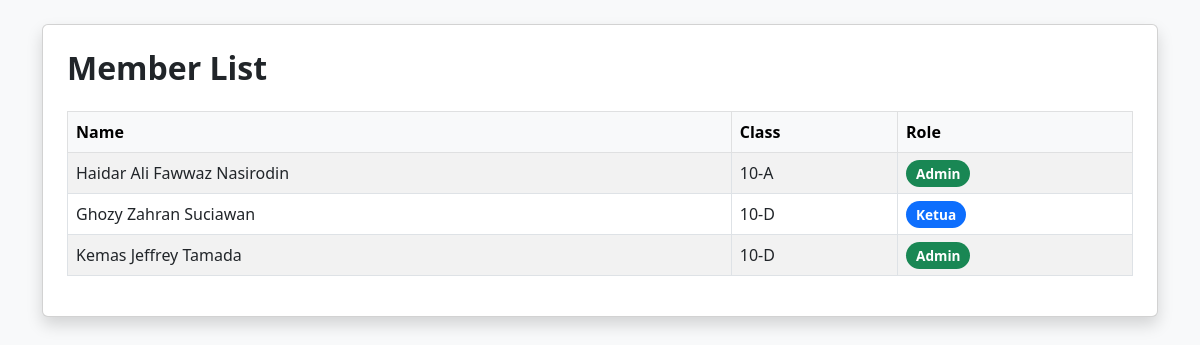
The app's page /member-list (signed in), older data.
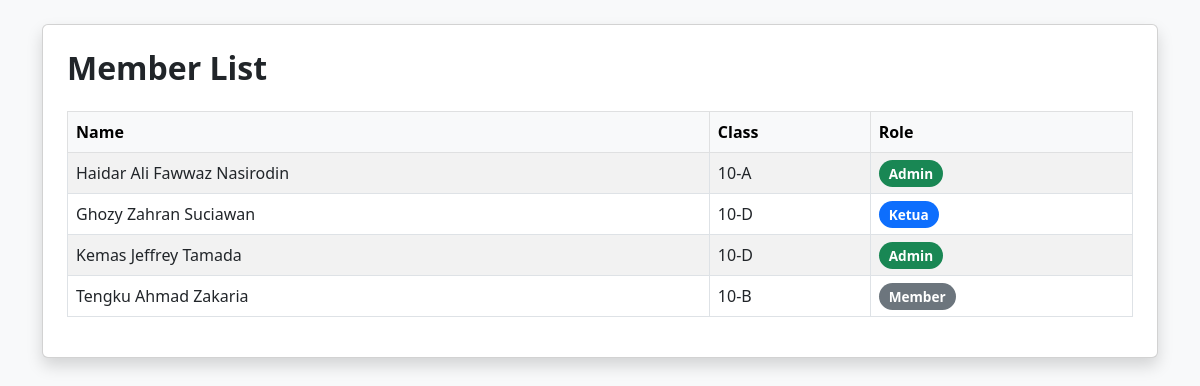
The same page, newer data.
### models.py (models this page shows)
class User(UserMixin, db.Model):
    id = db.Column(db.Integer, primary_key=True)
    username = db.Column(db.String(150), unique=True)
    password = db.Column(db.String(255))
    name = db.Column(db.String(150))
    class_name = db.Column(db.String(50))
    role = db.Column(db.String(50))

### app.py (the view)
@app.route('/member-list')
@login_required
def member_list():
    users = User.query.all()
    return render_template('member_list.html', users=users)

### app.py (called while the page is built)
@login_manager.user_loader
def load_user(user_id):
    return User.query.get(int(user_id))

### templates/member_list.html (shortened to what this page needs)
<!DOCTYPE html>
<html>
<head>
    <link href="https://cdn.jsdelivr.net/npm/bootstrap@5.3.0/dist/css/bootstrap.min.css" rel="stylesheet">
    <link rel="stylesheet" href="/static/style.css">
</head>
<body class="bg-light">
<div class="container mt-4">
    <div class="card shadow p-4">
        <h2 class="fw-bold mb-4">Member List</h2>
        <table class="table table-bordered table-striped">
            <thead class="table-light">
                <tr>
                    <th>Name</th>
                    <th>Class</th>
                    <th>Role</th>
                </tr>
            </thead>
            <tbody>
                {% for u in users %}
                <tr>
                    <td>{{ u.name }}</td>
                    <td>{{ u.class_name }}</td>
                    <td>
                        {% if u.role == 'member' %}
                            <span class="role-badge role-member">Member</span>
                        {% elif u.role == 'admin' %}
                            <span class="role-badge role-admin">Admin</span>
                        {% elif u.role == 'ketua' %}
                            <span class="role-badge role-ketua">Ketua</span>
                        {% elif u.role == 'pembina' %}
                            <span class="role-badge role-pembina">Pembina</span>
                        {% endif %}
                    </td>
                </tr>
                {% endfor %}
            </tbody>
        </table>
    </div>
</div>
</body>
</html>

### static/style.css (style rules this page uses)
.role-badge { padding: 4px 10px; border-radius: 20px; font-size: 0.85rem; font-weight: 600; color: white; }
.role-member { background-color: #6c757d; }
.role-admin { background-color: #198754; }
.role-ketua { background-color: #0d6efd; }
.table th { background-color: #f8f9fa; }

Row changes from the older to the newer data that the page shows:
added User: name "Tengku Ahmad Zakaria", class_name "10-B", role "Member"
